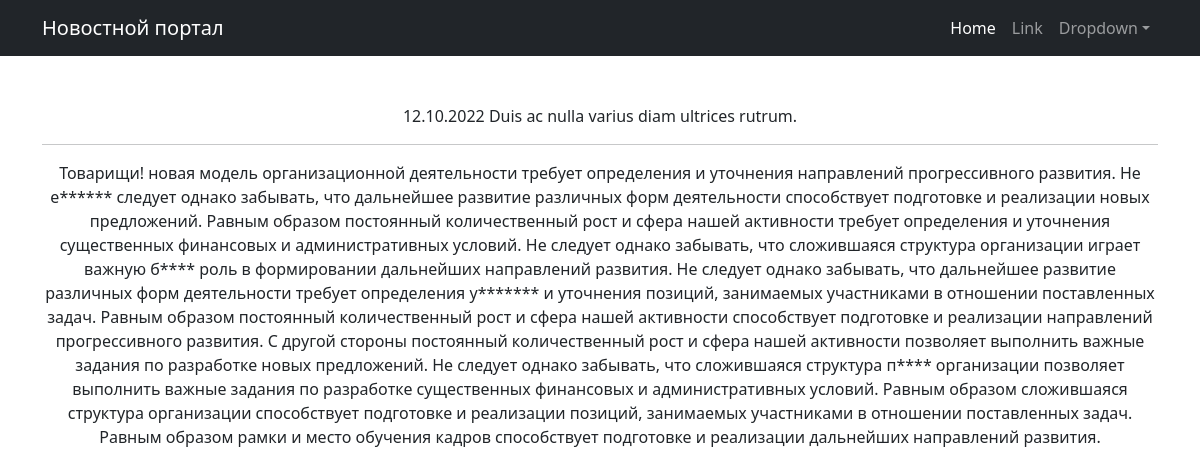
Page /6 on the committed database.
### news/models.py (models this page shows, shortened)
class Post(models.Model):
    article = "ARTS"
    news = "NEWS"
    TYPES = [
        (news, "Новость"),
        (article, "Статья"),
    ]
    preview_len = 124
    author = models.ForeignKey(Author, on_delete=models.CASCADE)
    type_post = models.CharField(max_length=4, choices=TYPES)
    title = models.CharField(max_length=255)
    content = models.TextField()
    rating = models.IntegerField(default=0)
    created_at = models.DateTimeField(auto_now_add=True)
    categories = models.ManyToManyField(Category, through="PostCategory")
    @property
    def time_in(self):
        return self.created_at.strftime("%d.%m.%Y")

### news/views.py (the view)
# urls.py: path("<int:id>", PostDetail.as_view(), name="post_detail"),
class PostDetail(DetailView):
    model = Post
    template_name = "post_detail.html"
    pk_url_kwarg = "id"
    context_object_name = "post"

### news/templatetags/custom_filters.py (called while the page is built)
@register.filter()
def censor(value: str) -> str:
    return cens.cencor(value)

    def cencor(self, content: str) -> str:
        raw_words = content.split()
        words = [word for word in content.translate(str.maketrans("", "", string.punctuation)).split()]
        for i, word in enumerate(words):
            if word in self.__mat:
                raw_word = raw_words[i]
                last_symbol = raw_word[-1]
                if last_symbol.isalpha():
                    raw_words[i] = self.__replace(raw_word)
                else:
                    raw_words[i] = "{0}{1}".format(self.__replace(raw_word[:-1]), last_symbol)
        return " ".join(raw_words)

    def __replace(self, word: str) -> str:
        return "{0}{1}".format(word[0], "*" * (len(word) - 1))

### templates/post_detail.html (shortened to what this page needs)
{% extends 'flatpages/default.html' %}
{% load custom_filters %}
{% block content %}
{{ post.time_in }}
{{ post.title|censor }}
<hr>
{{ post.content|censor }}
{% endblock content %}

### rows in the picture
Post: time_in "12.10.2022", title|censor "Duis ac nulla varius diam ultrices rutrum.", content|censor "Товарищи! новая модель организационной деятельности требует определения и уточнения направлений прогрессивного развития. Не е****** следует однако забывать, что дальнейшее развитие различных форм деятельности способствует подготовке и реализации новых предложений. Равным образом постоянный количественный рост и сфера нашей активности требует определения и уточнения существенных финансовых и административных условий. Не следует однако забывать, что сложившаяся структура организации играет важную б**** роль в формировании дальнейших направлений развития. Не следует однако забывать, что дальнейшее развитие различных форм деятельности требует определения у******* и уточнения позиций, занимаемых…"
